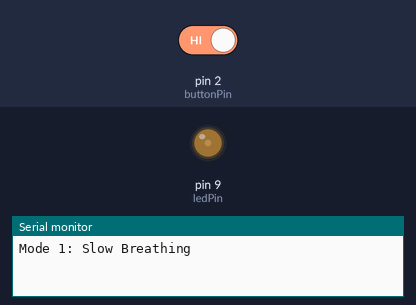
Simulated run of this sketch. Board: Arduino Uno, built with avr-gcc and run on an emulated ATmega328P. On the bench: output pins drawn as LEDs (lit = HIGH), the last lines printed to the serial monitor. The inputs (shaded band) are chosen by the test bench; at power-on: pin 2 (buttonPin) HIGH.

Above: at 16.1 s.
16.2 s: pin 2 (buttonPin) driven LOW
At 23.2 s:
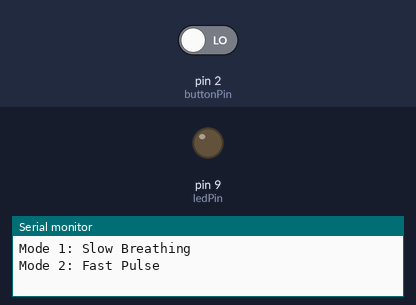
25.8 s: pin 2 (buttonPin) driven HIGH
At 26.3 s:
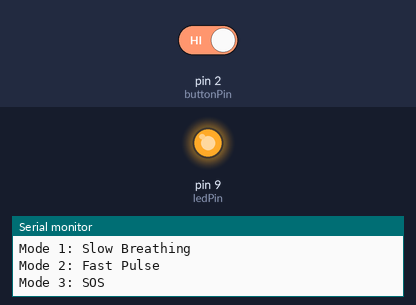
Timing chart, 0 to 39.4 s (numbered marks = the images above; inputs shaded):
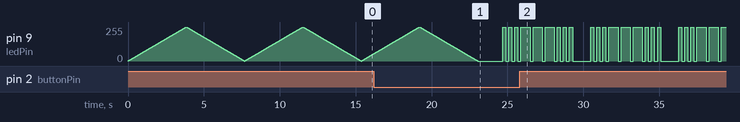

The sketch:

pwm_night_light.ino
```cpp
/*
  PWM Fading Night Light
  Author: Rubadharshini
*/

const int ledPin = 9;
const int buttonPin = 2;

int mode = 0;

void setup() {
  pinMode(ledPin, OUTPUT);
  pinMode(buttonPin, INPUT_PULLUP);
  Serial.begin(9600);
  Serial.println("Mode 1: Slow Breathing");
}

void loop() {

  if (digitalRead(buttonPin) == LOW) {
    mode++;
    if (mode > 2) mode = 0;

    if (mode == 0)
      Serial.println("Mode 1: Slow Breathing");
    else if (mode == 1)
      Serial.println("Mode 2: Fast Pulse");
    else
      Serial.println("Mode 3: SOS");

    delay(300);
  }

  if (mode == 0) {
    breathing(15);
  }
  else if (mode == 1) {
    breathing(2);
  }
  else {
    sos();
  }
}

void breathing(int speedDelay) {
  for (int i = 0; i <= 255; i++) {
    analogWrite(ledPin, i);
    delay(speedDelay);
  }
  for (int i = 255; i >= 0; i--) {
    analogWrite(ledPin, i);
    delay(speedDelay);
  }
}

void sos() {
  for (int i = 0; i < 3; i++) {
    digitalWrite(ledPin, HIGH);
    delay(200);
    digitalWrite(ledPin, LOW);
    delay(200);
  }

  for (int i = 0; i < 3; i++) {
    digitalWrite(ledPin, HIGH);
    delay(600);
    digitalWrite(ledPin, LOW);
    delay(200);
  }

  for (int i = 0; i < 3; i++) {
    digitalWrite(ledPin, HIGH);
    delay(200);
    digitalWrite(ledPin, LOW);
    delay(200);
  }

  delay(1000);
}
```
